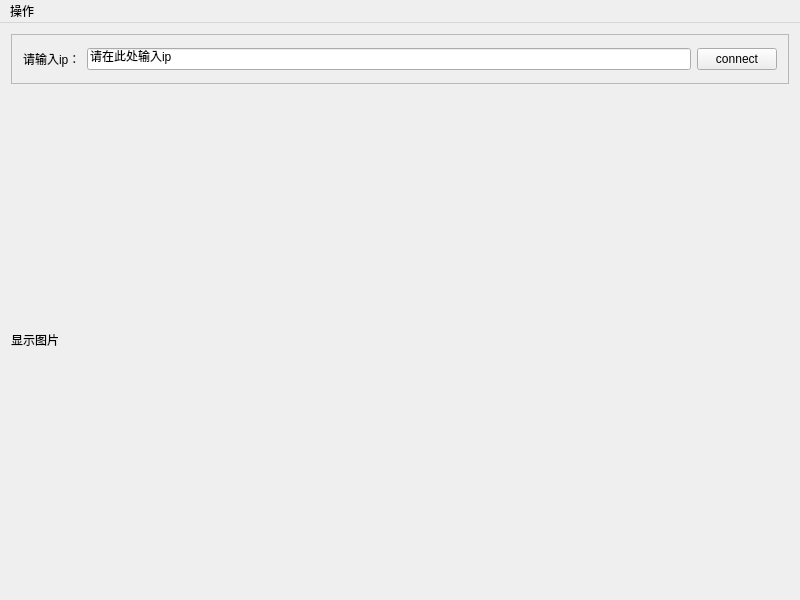
<?xml version="1.0" encoding="UTF-8"?>
<ui version="4.0">
 <class>MyQtGUICliClass</class>
 <widget class="QMainWindow" name="MyQtGUICliClass">
  <property name="geometry">
   <rect>
    <x>0</x>
    <y>0</y>
    <width>800</width>
    <height>600</height>
   </rect>
  </property>
  <property name="maximumSize">
   <size>
    <width>16777215</width>
    <height>16777215</height>
   </size>
  </property>
  <property name="mouseTracking">
   <bool>false</bool>
  </property>
  <property name="focusPolicy">
   <enum>Qt::NoFocus</enum>
  </property>
  <property name="windowTitle">
   <string>MyQtGUI</string>
  </property>
  <widget class="QWidget" name="centralWidget">
   <layout class="QGridLayout" name="gridLayout">
    <item row="1" column="0">
     <widget class="QLabel" name="label">
      <property name="enabled">
       <bool>true</bool>
      </property>
      <property name="minimumSize">
       <size>
        <width>100</width>
        <height>50</height>
       </size>
      </property>
      <property name="text">
       <string>显示图片</string>
      </property>
     </widget>
    </item>
    <item row="0" column="0">
     <widget class="QFrame" name="frame">
      <property name="maximumSize">
       <size>
        <width>16777215</width>
        <height>50</height>
       </size>
      </property>
      <property name="frameShape">
       <enum>QFrame::StyledPanel</enum>
      </property>
      <property name="frameShadow">
       <enum>QFrame::Raised</enum>
      </property>
      <layout class="QHBoxLayout" name="horizontalLayout">
       <item>
        <widget class="QLabel" name="label_2">
         <property name="text">
          <string>请输入ip：</string>
         </property>
        </widget>
       </item>
       <item>
        <widget class="QLineEdit" name="lineEdit">
         <property name="text">
          <string>请在此处输入ip</string>
         </property>
        </widget>
       </item>
       <item>
        <widget class="QPushButton" name="openImage">
         <property name="text">
          <string>connect</string>
         </property>
        </widget>
       </item>
      </layout>
     </widget>
    </item>
   </layout>
  </widget>
  <widget class="QMenuBar" name="menuBar">
   <property name="geometry">
    <rect>
     <x>0</x>
     <y>0</y>
     <width>800</width>
     <height>23</height>
    </rect>
   </property>
   <widget class="QMenu" name="menu">
    <property name="title">
     <string>操作</string>
    </property>
    <addaction name="actionConnect"/>
    <addaction name="actionShutdown"/>
   </widget>
   <addaction name="menu"/>
  </widget>
  <action name="actionconnect">
   <property name="text">
    <string>connect</string>
   </property>
  </action>
  <action name="actionShutdown">
   <property name="text">
    <string>Shutdown</string>
   </property>
  </action>
  <action name="actionFtp">
   <property name="text">
    <string>Ftp</string>
   </property>
  </action>
  <action name="actionConnect">
   <property name="text">
    <string>Connect</string>
   </property>
  </action>
 </widget>
 <layoutdefault spacing="6" margin="11"/>
 <resources>
  <include location="MyQtGUI.qrc"/>
 </resources>
 <connections>
  <connection>
   <sender>actionConnect</sender>
   <signal>triggered()</signal>
   <receiver>MyQtGUICliClass</receiver>
   <slot>on_menu_connect()</slot>
   <hints>
    <hint type="sourcelabel">
     <x>-1</x>
     <y>-1</y>
    </hint>
    <hint type="destinationlabel">
     <x>383</x>
     <y>269</y>
    </hint>
   </hints>
  </connection>
  <connection>
   <sender>openImage</sender>
   <signal>clicked()</signal>
   <receiver>MyQtGUICliClass</receiver>
   <slot>on_OpenImage_clicked()</slot>
   <hints>
    <hint type="sourcelabel">
     <x>747</x>
     <y>67</y>
    </hint>
    <hint type="destinationlabel">
     <x>84</x>
     <y>167</y>
    </hint>
   </hints>
  </connection>
  <connection>
   <sender>actionShutdown</sender>
   <signal>triggered()</signal>
   <receiver>MyQtGUICliClass</receiver>
   <slot>on_menu_shutdown()</slot>
   <hints>
    <hint type="sourcelabel">
     <x>-1</x>
     <y>-1</y>
    </hint>
    <hint type="destinationlabel">
     <x>399</x>
     <y>299</y>
    </hint>
   </hints>
  </connection>
 </connections>
 <slots>
  <slot>on_OpenImage_clicked()</slot>
  <slot>on_menu_connect()</slot>
  <slot>on_menu_shutdown()</slot>
 </slots>
</ui>
